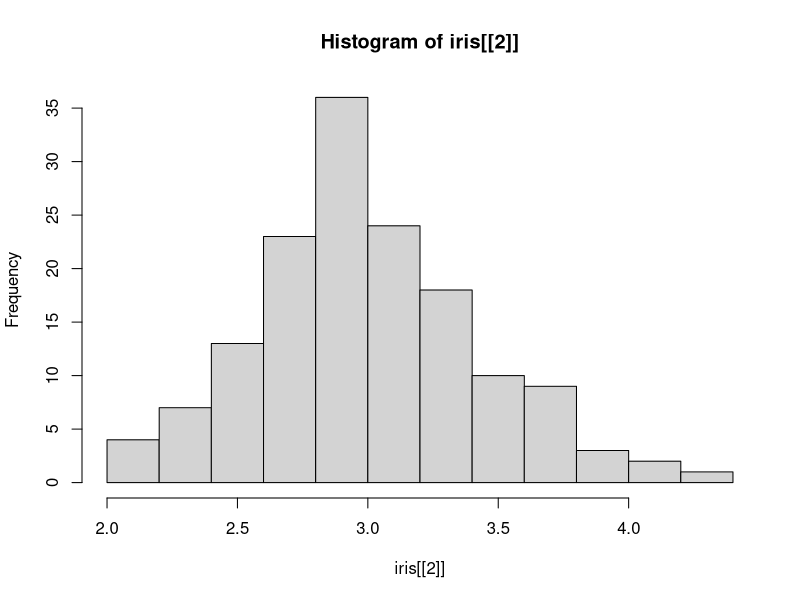
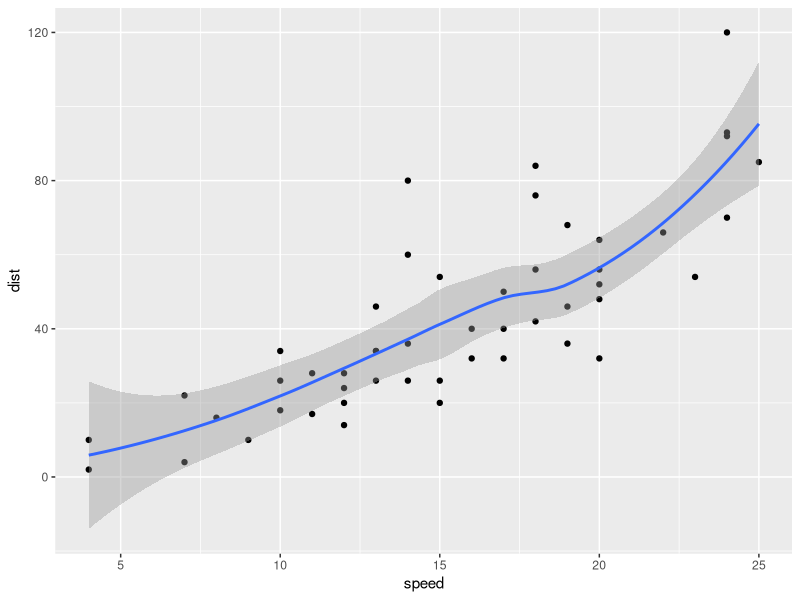

Generate these figures, in order, with R:
## ---- chunk 1
hist(iris[[2]])
## ---- chunk 2

library('ggplot2')
summary(cars)
qplot(speed, dist, data = cars) +
  geom_smooth()

